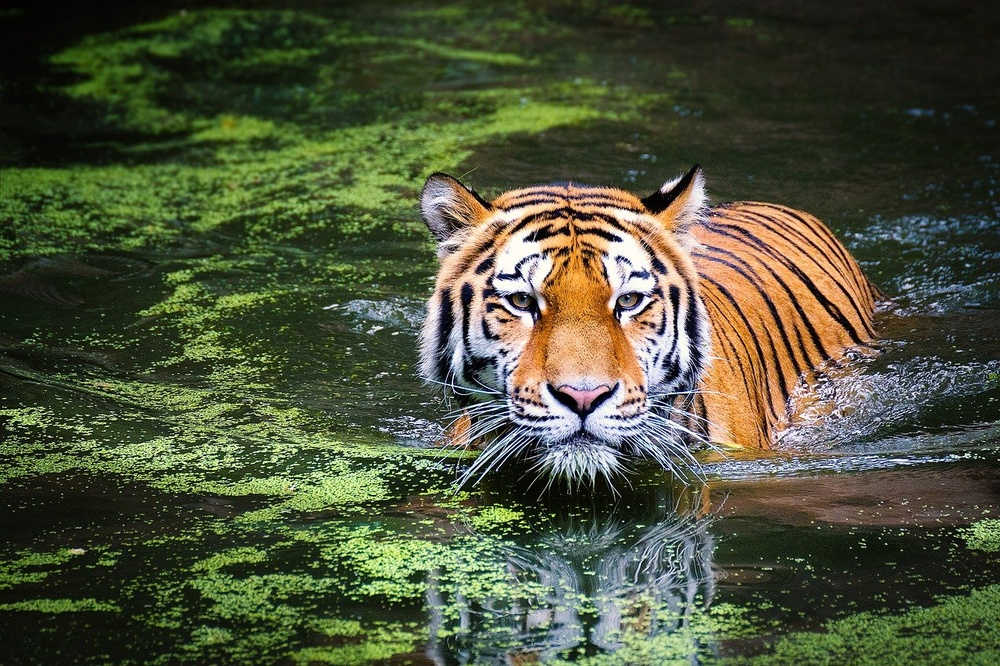
#> input picture cat.jpg, 1000 x 666 px, shrunk from 1280 x 853 before the run
$ python JPEG.py
#> lines starting #> are read from the running program, lines starting #| are printed output that depends on the picture
### DFT.py
import numpy as np
import math
import cmath

# dft_coeff = np.array([[0.35355339, 0.35355339,0.35355339,0.35355339,0.35355339,0.35355339,0.35355339,0.35355339],
#                     [0.49039264,0.41573481,0.27778512,0.09754516,-0.09754516,-0.27778512,-0.41573481,-0.49039264],
#                     [0.46193977,0.19134172,-0.19134172,-0.46193977,-0.46193977,-0.19134172,0.19134172,0.46193977],
#                     [0.41573481,-0.09754516,-0.49039264,-0.27778512,0.27778512,0.49039264,0.09754516,-0.41573481],
#                     [0.35355339,-0.35355339,-0.35355339,0.35355339,0.35355339,-0.35355339,-0.35355339,0.35355339],
#                     [0.27778512,-0.49039264,0.09754516,0.41573481,-0.41573481,-0.09754516,0.49039264,-0.27778512],
#                     [0.19134172,-0.46193977,0.46193977,-0.19134172,-0.19134172,0.46193977,-0.46193977,0.19134172],
#                     [0.09754516,-0.27778512,0.41573481,-0.49039264,0.49039264,-0.41573481,0.27778512,-0.09754516]])


def dft(size):
#> called with size = 8
    dft2d = np.zeros((size,size),dtype=complex)
    for i in range(size):
        for j in range(size):
            dft2d[i,j] = cmath.exp(- 2j * np.pi *i*j/size)
    return dft2d

dft_coeff = dft(8)

# [10 lines left out: function dft_mat, not called in this run]


def dft(block):
    global dft_coeff
    block = block - 128
    if block.shape[0] !=8:
        dft_coeff = dft_mat(block.shape[0])

    return np.dot(dft_coeff,block)


def inv_dft(block):
    global dft_coeff
    if block.shape[0] !=8:
        dft_coeff = dft_mat(block.shape[0])

    mat =  np.dot(np.linalg.inv(dft_coeff),block)

    return np.round(mat) + 128


# [12 lines that do not run on import are left out]


### Subsample.py
import numpy as np

# [11 lines left out: function avg_subsample, not called in this run]

def max_subsample(channel,scale):
    row,col = channel.shape
    c = np.zeros([row//scale,col//scale])

    row_f,col_f = c.shape

    for i in range(row_f):
        for j in range(col_f):
            c[i][j] = np.amax(channel[i*scale:(i+1)*scale,j*scale:(j+1)*scale])
    return c

def supersample(channel,scale):
    row,col = channel.shape
    c = np.zeros([row*scale,col*scale])
    for i in range(row):
        for j in range(col):
            c[i*scale:(i+1)*scale,j*scale:(j+1)*scale].fill(channel[i,j])

    return c


# [11 lines that do not run on import are left out]

### Quantisation.py
import numpy as np

buff = np.array([[0,  1,  5,  6,  14, 15, 27, 28],
                [2,  4,  7,  13, 16, 26, 29, 42],
                [3,  8,  12, 17, 25, 30, 41, 43],
                [9,  11, 18, 24, 31, 40, 44,53],
                [10, 19, 23, 32, 39, 45, 52,54],
                [20, 22, 33, 38, 46, 51, 55,60],
                [21, 34, 37, 47, 50, 56, 59,61],
                [35, 36, 48, 49, 57, 58, 62,63]])

flat = np.argsort(buff.flatten())

Q_50_Y = np.array([[16,11,10,16,24,40,51,61],
                    [12,12,14,19,26,58,60,55],
                    [14,13,16,24,40,57,69,56],
                    [14,17,22,29,51,87,80,62],
                    [18,22,37,56,68,109,103,77],
                    [24,35,55,64,81,104,113,92],
                    [49,64,78,87,103,121,120,101],
                    [72,92,95,98,112,100,103,99]])


Q_50_C = np.array([[17,18,24,47,99,99,99,99],
                    [18,21,26,66,99,99,99,99],
                    [24,26,56,99,99,99,99,99],
                    [47,66,99,99,99,99,99,99],
                    [99,99,99,99,99,99,99,99],
                    [99,99,99,99,99,99,99,99],
                    [99,99,99,99,99,99,99,99],
                    [99,99,99,99,99,99,99,99]])

def Quant_Y(block):
    return np.round(np.divide(block,Q_50_Y))


def Quant_C(block):
    return np.round(np.divide(block,Q_50_C))

def inv_Quant_Y(block):
    invbl = np.multiply(block,Q_50_Y)
    if np.count_nonzero(invbl) > 54:
        m = np.mean(invbl[invbl > 0])
        # Assign the median to the zero elements
        invbl[invbl == 0] = m
    return invbl

def inv_Quant_C(block):
    invbl =  np.multiply(block,Q_50_C)

    if np.count_nonzero(invbl) > 54:
        m = np.mean(invbl[invbl > 0])
        # Assign the median to the zero elements
        invbl[invbl == 0] = m
    return invbl


def zigzagflat(block):
    return block.flatten()[flat]

def zigzagbuff(arr):
    return arr[buff].reshape([8,8])

### JPEG.py
import cv2
import os
import  numpy as np
from Subsample import *
from DFT import *
from Quantisation import *

class jpeg:
    Chroma_Scale = 1

    def __init__(self,Chroma_Scale):
#> in compress, img is the input picture: shape (666, 1000, 3); mean B, G, R 58.3, 82.7, 76.9
        self.Chroma_Scale = Chroma_Scale

    def write_orignal(self,img,name,header):
        np.savetxt(name + ".txt", img, fmt="%d", header=header)
        return os.path.getsize(name + ".txt")

    def write_compress(self,data_list,name,header):
        f = open(name + ".txt", "w")
        f.write(header)
        for dat in data_list:
            npstr = np.array2string(dat.astype(np.int8),max_line_width=10000)[1:-1]
            npstr = " ".join(npstr.split())
            # print(npstr)
            f.write(npstr)
            f.write("\n")
        f.close()
        return os.path.getsize(name + ".txt")

    def compress_channel(self,img,name,header):
        row,col = img.shape
        data_list = []
        r,c = row//8,col//8
        for i in range(r):
            for j in range(c):
                block = img[i*8:(i+1)*8,j*8:(j+1)*8]
                block = dft(block)
                if header != "Y":
                    block = Quant_C(block)
                else:
                    block = Quant_Y(block)
                arr = zigzagflat(block)
                arr = np.trim_zeros(arr, 'b')
                data_list.append(arr)
        Yheader = str(r) + " " + str(c) + " " + header + "\n"
        return self.write_compress(data_list,name+header,Yheader)

    def trim(self,img):
        row,col,c = img.shape
#> row = 666; col = 1000; c = 3
        a = self.Chroma_Scale*8
        row_trim = (row - (row//a)*a)
#> row_trim = 2
        col_trim = (col - (col//a)*a)
#> col_trim = 0
        row_trim_l = (row - (row//a)*a)//2
#> row_trim_l = 1
        col_trim_l = (col - (col//a)*a)//2
#> col_trim_l = 0
        row_trim_r = row_trim - row_trim_l
#> row_trim_r = 1
        col_trim_r = col_trim - col_trim_l
#> col_trim_r = 0
        return img[row_trim_l:row-row_trim_r,col_trim_l:col-col_trim_r,:]
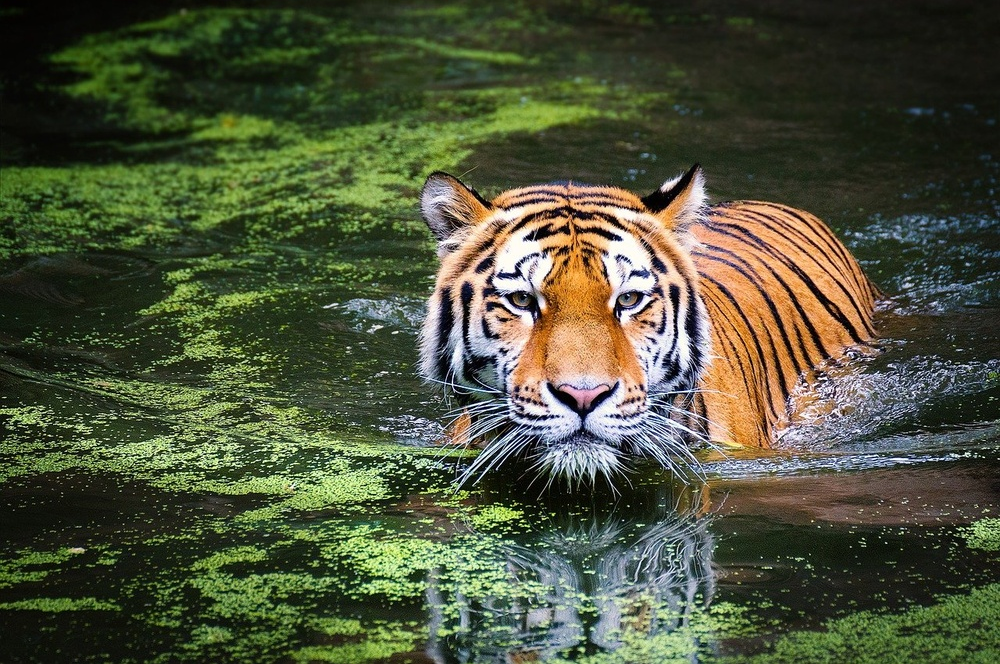
#> returned value: shape (664, 1000, 3); mean of channels 0, 1, 2 58.4, 82.7, 77; drawn as B, G, R


    def compress(self,path, name):
        img = cv2.imread(path)

        try:
            img = self.trim(img)

            r = self.write_orignal(img[:,:,0], name + "_original_R","R")
#> r = 2058966
            g = self.write_orignal(img[:,:,1], name + "_original_G","G")
#> g = 2189647
            b = self.write_orignal(img[:,:,2], name + "_original_B","B")
#> b = 2151417

            img = cv2.cvtColor(img, cv2.COLOR_BGR2YCR_CB)
#> img: shape (664, 1000, 3); mean of channels 0, 1, 2 78.2, 127.1, 116.8

            Y  = img[:,:,0]
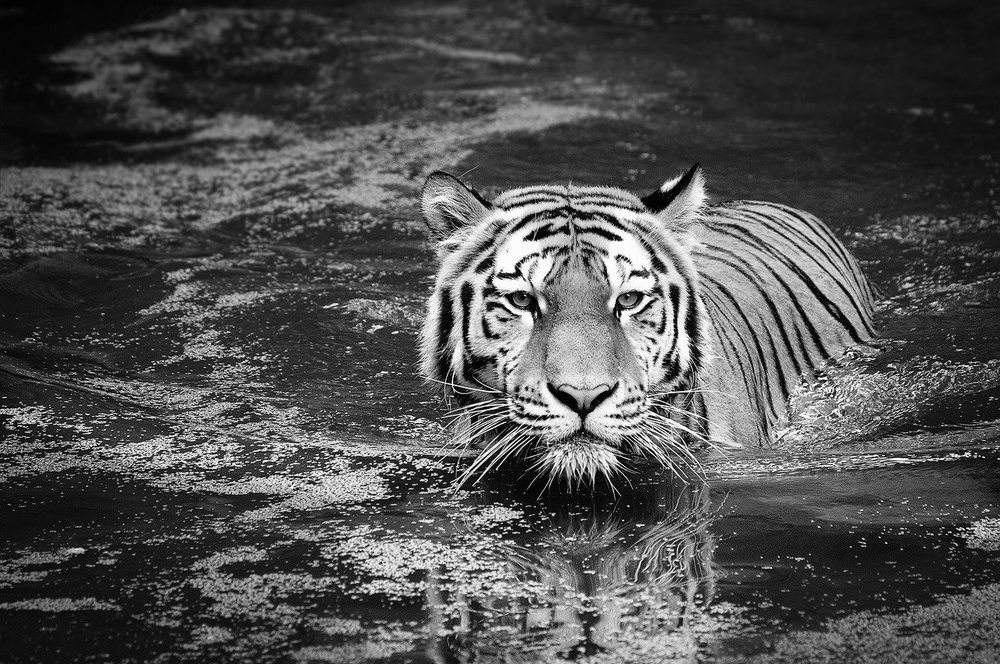
#> Y: shape (664, 1000); min 0, max 255, mean 78.2
            Cb  = img[:,:,2]
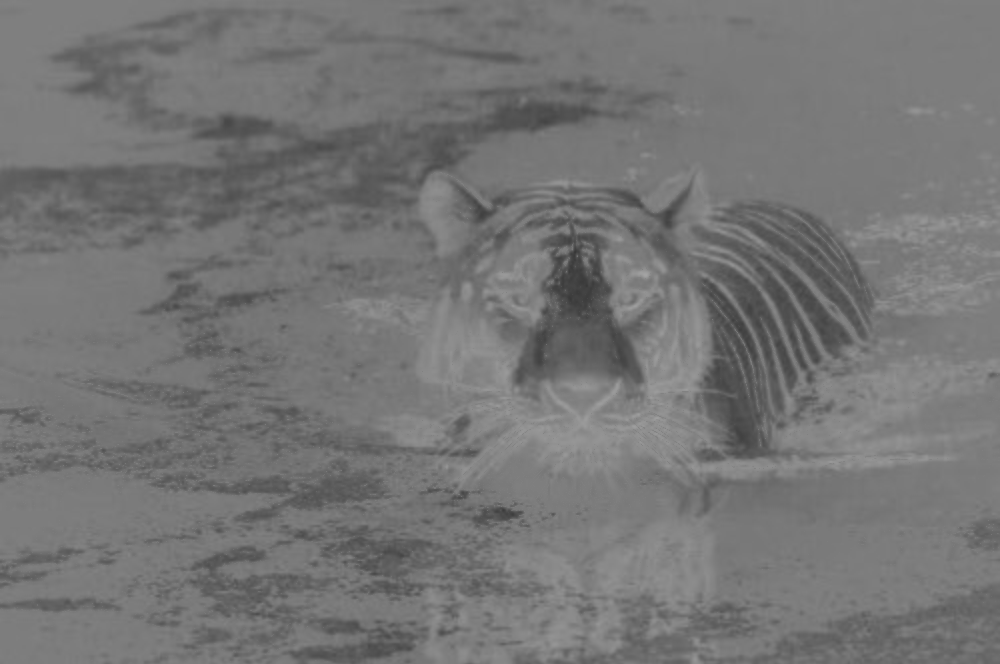
#> Cb: shape (664, 1000); min 56, max 163, mean 116.8
            Cr  = img[:,:,1]
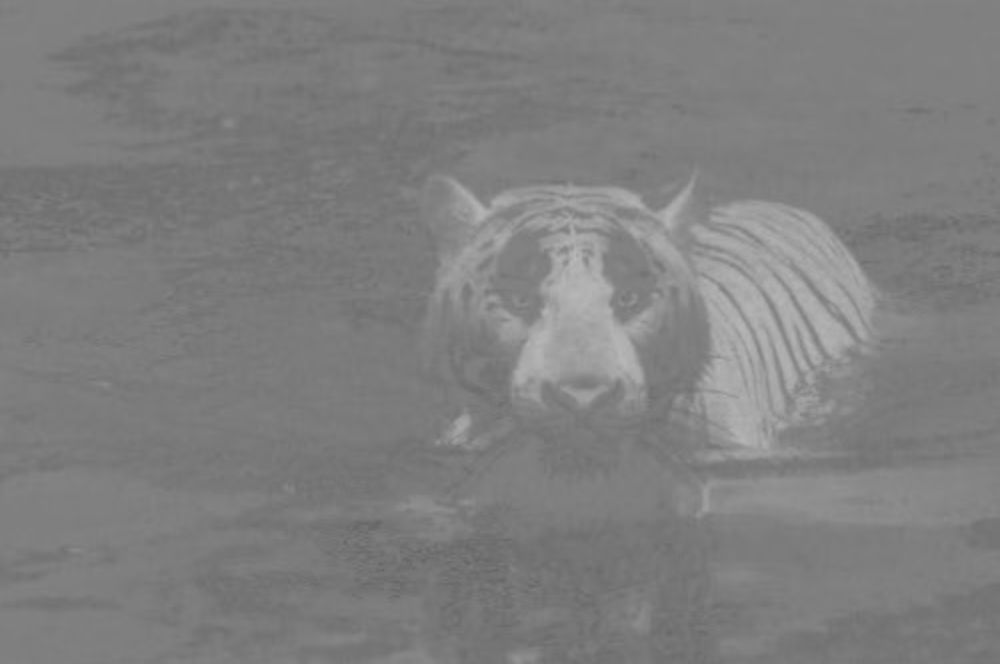
#> Cr: shape (664, 1000); min 101, max 186, mean 127.1

            Cb = max_subsample(Cb,self.Chroma_Scale)
            Cr = max_subsample(Cr,self.Chroma_Scale)

            comp_y = self.compress_channel(Y, name + "_compressed_","Y")
#> after the loop in compress_channel, `for i in range(r):`: data_list = 10375 items
#> comp_y = 1377387
            comp_cb = self.compress_channel(Cb, name + "_compressed_","Cb")
#> the loop in write_compress (call 2), `for dat in data_list:` made 10375 passes
#> npstr on passes 1 to 3: ' 0 -1', '', ''
#> comp_cb = 559559
            comp_cr = self.compress_channel(Cr, name + "_compressed_","Cr")
#> comp_cr = 373216

            print("Original image size: " + str(r+g+b))
#| Original image size: 6400030
            print("Compressed image size: " + str(comp_y+comp_cb+comp_cr))
#| Compressed image size: 2310162
            print("Compressed size compared to original: " + str(round((comp_y+comp_cb+comp_cr)*100/(r+g+b),3)) + "%")
#| Compressed size compared to original: 36.096%
        except:
            print("Compression Failed - Given File Not Found")

    def lines_to_matrix(self,data_list,header):
        data_list = [data.split() for data in data_list]
        r,c = data_list[0][0:2]
        r,c = int(r),int(c)
        data_list = data_list[1:]
        data_list = [[int(ent) for ent in data] for data in data_list]

        data_list = [np.array(data) for data in data_list]
        data_list = [np.concatenate((data,np.zeros(64,))) for data in data_list]
        if header != "Y":
            data_list = [inv_dft(inv_Quant_C(zigzagbuff(data[:64]))) for data in data_list]
        else:
            data_list = [inv_dft(inv_Quant_Y(zigzagbuff(data[:64]))) for data in data_list]


        return np.concatenate([np.concatenate(data_list[c*i:c*(i+1)], axis=1) for i in range(r)], axis=0)

    def uncompress(self, name):
        try:
            f = open( name + "_compressed_Y.txt", "r")
            y = f.readlines()
            f.close()

            f = open( name + "_compressed_Cb.txt", "r")
            cb = f.readlines()
            f.close()

            f = open( name + "_compressed_Cr.txt", "r")
            cr = f.readlines()
            f.close()

            y =  self.lines_to_matrix(y,"Y")
            cb = self.lines_to_matrix(cb,"Cb")
            cb = supersample(cb,self.Chroma_Scale)
            cr = self.lines_to_matrix(cr,"Cr")
            cr = supersample(cr,self.Chroma_Scale)
            img = np.dstack((y, cr, cb)).astype(np.uint8)
            img = cv2.cvtColor(img, cv2.COLOR_YCR_CB2BGR)
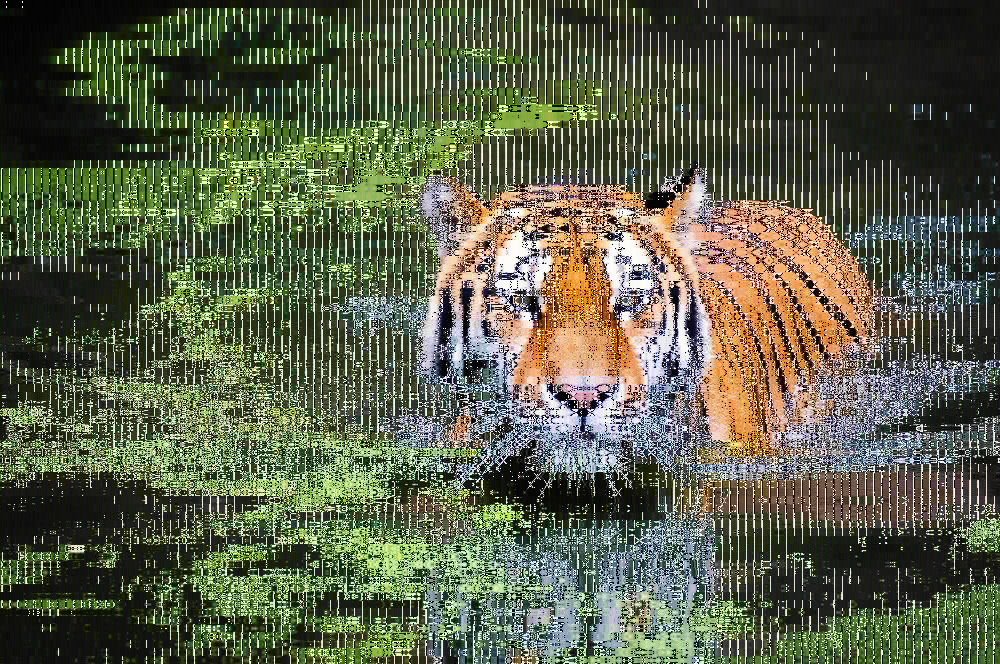
#> img: shape (664, 1000, 3); mean B, G, R 73.8, 96.1, 90.9
            cv2.imwrite(name + "compressed.png", img)
            cv2.imshow('Compressed Image',img)
            cv2.waitKey(0) # waits until a key is pressed
            cv2.destroyAllWindows()
        except:
            print("Uncompression Failed - Given File Not Found")


if __name__ == '__main__':
    a = jpeg(1)
    # [4 lines of commented-out code are left out]

    path = "cat.jpg"
    name = "cat"
    # path = "dog.NEF"
    a.compress(path, name)
    a.uncompress(name)
